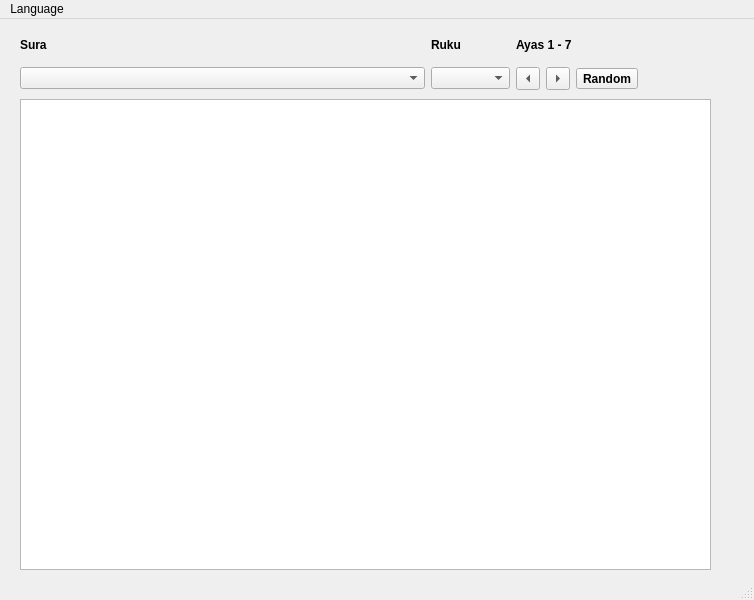
<?xml version="1.0" encoding="UTF-8"?>
<ui version="4.0">
 <class>MainWindow</class>
 <widget class="QMainWindow" name="MainWindow">
  <property name="geometry">
   <rect>
    <x>0</x>
    <y>0</y>
    <width>754</width>
    <height>600</height>
   </rect>
  </property>
  <property name="windowTitle">
   <string>Holy Quran Reader</string>
  </property>
  <widget class="QWidget" name="centralwidget">
   <widget class="QWidget" name="layoutWidget">
    <property name="geometry">
     <rect>
      <x>20</x>
      <y>10</y>
      <width>691</width>
      <height>61</height>
     </rect>
    </property>
    <layout class="QGridLayout" name="gridLayout" rowstretch="0,0,0,0" columnstretch="6,0,0,0,0,0">
     <property name="verticalSpacing">
      <number>6</number>
     </property>
     <item row="0" column="1">
      <widget class="QLabel" name="rukuLabel">
       <property name="font">
        <font>
         <weight>75</weight>
         <bold>true</bold>
        </font>
       </property>
       <property name="text">
        <string>Ruku</string>
       </property>
      </widget>
     </item>
     <item row="3" column="0">
      <widget class="QComboBox" name="suraComboBox">
       <property name="font">
        <font>
         <weight>75</weight>
         <bold>true</bold>
        </font>
       </property>
       <property name="toolTip">
        <string/>
       </property>
       <property name="statusTip">
        <string>Sura List</string>
       </property>
       <property name="whatsThis">
        <string/>
       </property>
       <property name="editable">
        <bool>false</bool>
       </property>
      </widget>
     </item>
     <item row="3" column="1">
      <widget class="QComboBox" name="rukuComboBox">
       <property name="sizePolicy">
        <sizepolicy hsizetype="Preferred" vsizetype="Fixed">
         <horstretch>1</horstretch>
         <verstretch>0</verstretch>
        </sizepolicy>
       </property>
       <property name="baseSize">
        <size>
         <width>0</width>
         <height>0</height>
        </size>
       </property>
       <property name="font">
        <font>
         <weight>75</weight>
         <bold>true</bold>
        </font>
       </property>
       <property name="statusTip">
        <string>Ruku List</string>
       </property>
      </widget>
     </item>
     <item row="0" column="0">
      <widget class="QLabel" name="suraLabel">
       <property name="font">
        <font>
         <weight>75</weight>
         <bold>true</bold>
        </font>
       </property>
       <property name="text">
        <string>Sura</string>
       </property>
      </widget>
     </item>
     <item row="0" column="2" colspan="4">
      <widget class="QLabel" name="ayatRange">
       <property name="sizePolicy">
        <sizepolicy hsizetype="Preferred" vsizetype="Preferred">
         <horstretch>1</horstretch>
         <verstretch>0</verstretch>
        </sizepolicy>
       </property>
       <property name="font">
        <font>
         <weight>75</weight>
         <bold>true</bold>
        </font>
       </property>
       <property name="statusTip">
        <string>Range of ayas in current ruku</string>
       </property>
       <property name="text">
        <string>Ayas 1 - 7</string>
       </property>
      </widget>
     </item>
     <item row="3" column="2">
      <widget class="QToolButton" name="nextButton">
       <property name="statusTip">
        <string>Next Ruku (Ctrl+N)</string>
       </property>
       <property name="text">
        <string>...</string>
       </property>
       <property name="shortcut">
        <string>Ctrl+N</string>
       </property>
       <property name="arrowType">
        <enum>Qt::LeftArrow</enum>
       </property>
      </widget>
     </item>
     <item row="3" column="3">
      <widget class="QToolButton" name="prevButton">
       <property name="statusTip">
        <string>Previous Ruku (Ctrl+P)</string>
       </property>
       <property name="text">
        <string>...</string>
       </property>
       <property name="shortcut">
        <string>Ctrl+P</string>
       </property>
       <property name="arrowType">
        <enum>Qt::RightArrow</enum>
       </property>
      </widget>
     </item>
     <item row="3" column="4">
      <widget class="QToolButton" name="randomButton">
       <property name="font">
        <font>
         <family>Ubuntu</family>
         <pointsize>9</pointsize>
         <weight>75</weight>
         <bold>true</bold>
        </font>
       </property>
       <property name="statusTip">
        <string>(Ctrl+R) Random Ayat</string>
       </property>
       <property name="layoutDirection">
        <enum>Qt::LeftToRight</enum>
       </property>
       <property name="locale">
        <locale language="English" country="UnitedStates"/>
       </property>
       <property name="text">
        <string>Random</string>
       </property>
       <property name="icon">
        <iconset>
         <normaloff>../../../../../usr/local/share/islamcompanion/random.png</normaloff>../../../../../usr/local/share/islamcompanion/random.png</iconset>
       </property>
       <property name="shortcut">
        <string>Ctrl+R</string>
       </property>
       <property name="arrowType">
        <enum>Qt::NoArrow</enum>
       </property>
      </widget>
     </item>
    </layout>
   </widget>
   <widget class="QTextEdit" name="ayatText">
    <property name="geometry">
     <rect>
      <x>20</x>
      <y>80</y>
      <width>691</width>
      <height>471</height>
     </rect>
    </property>
    <property name="sizePolicy">
     <sizepolicy hsizetype="Expanding" vsizetype="Expanding">
      <horstretch>0</horstretch>
      <verstretch>0</verstretch>
     </sizepolicy>
    </property>
    <property name="font">
     <font>
      <family>Nafees [PYRS]</family>
      <pointsize>18</pointsize>
      <weight>50</weight>
      <bold>false</bold>
     </font>
    </property>
    <property name="statusTip">
     <string>Ayat Text</string>
    </property>
    <property name="styleSheet">
     <string notr="true"/>
    </property>
    <property name="readOnly">
     <bool>true</bool>
    </property>
   </widget>
  </widget>
  <widget class="QStatusBar" name="statusbar">
   <property name="font">
    <font>
     <pointsize>9</pointsize>
     <weight>75</weight>
     <italic>false</italic>
     <bold>true</bold>
    </font>
   </property>
   <property name="statusTip">
    <string>Holy Quran Reader</string>
   </property>
   <property name="autoFillBackground">
    <bool>false</bool>
   </property>
   <property name="styleSheet">
    <string notr="true"/>
   </property>
  </widget>
  <widget class="QMenuBar" name="menuBar">
   <property name="geometry">
    <rect>
     <x>0</x>
     <y>0</y>
     <width>754</width>
     <height>20</height>
    </rect>
   </property>
   <widget class="QMenu" name="menuLanguage">
    <property name="toolTip">
     <string/>
    </property>
    <property name="statusTip">
     <string/>
    </property>
    <property name="title">
     <string>Language</string>
    </property>
   </widget>
   <addaction name="menuLanguage"/>
  </widget>
  <action name="actionExit">
   <property name="text">
    <string>Settings</string>
   </property>
  </action>
  <action name="actionExit_2">
   <property name="text">
    <string>Exit</string>
   </property>
  </action>
  <actiongroup name="langGroup">
   <action name="actionUrdu">
    <property name="checkable">
     <bool>true</bool>
    </property>
    <property name="checked">
     <bool>true</bool>
    </property>
    <property name="text">
     <string>Urdu</string>
    </property>
    <property name="statusTip">
     <string>Change language to Urdu</string>
    </property>
   </action>
   <action name="actionEnglish">
    <property name="checkable">
     <bool>true</bool>
    </property>
    <property name="text">
     <string>English</string>
    </property>
    <property name="statusTip">
     <string>Change language to English</string>
    </property>
   </action>
   <action name="actionArabic">
    <property name="checkable">
     <bool>true</bool>
    </property>
    <property name="text">
     <string>Arabic</string>
    </property>
    <property name="statusTip">
     <string>Change language to Arabic</string>
    </property>
   </action>
  </actiongroup>
 </widget>
 <resources/>
 <connections/>
</ui>
